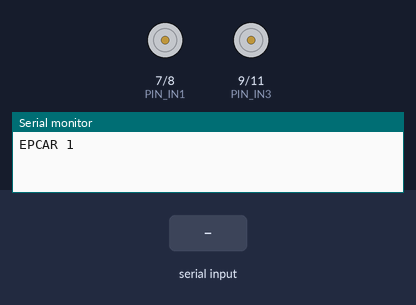
Simulated run of this sketch. Board: Arduino Nano, built with avr-gcc and run on an emulated ATmega328P. Parts: motor-driver pin pairs drawn as motors (green arrow = first pin HIGH = forward, orange = second pin HIGH = backward, longer = more drive, scaled by the enable pin), the last lines printed to the serial monitor. The test bench sets the inputs (shaded band).

Above: at 1.2 s.
1.3 s: "F90\n" received over Serial
At 1.31 s:
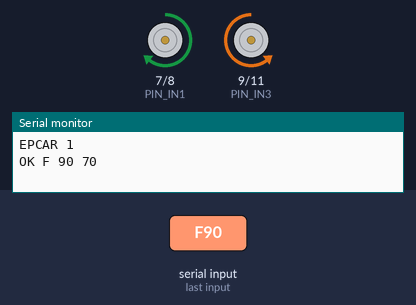
2.8 s: "B90\n" received over Serial
At 2.81 s:
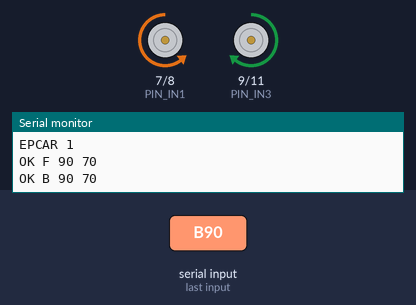
4.3 s: "L90\n" received over Serial
At 4.31 s:
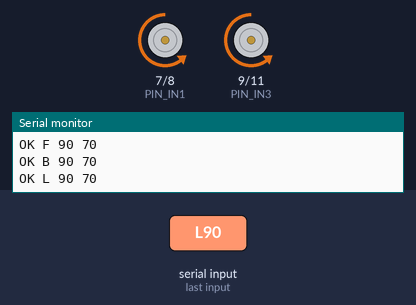
5.8 s: "R90\n" received over Serial
At 5.81 s:
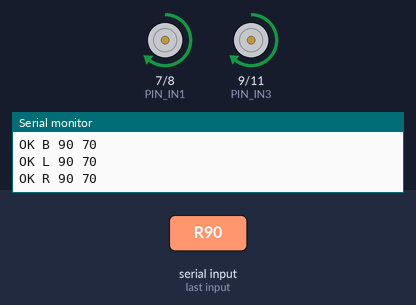
Timing chart, 0 to 8.3 s (numbered marks = the images above; inputs shaded):
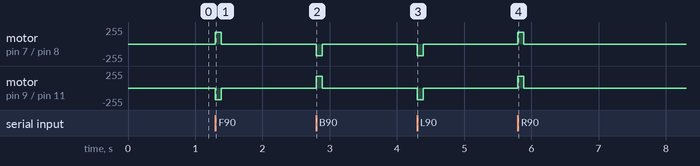

The sketch:

motor_bridge.ino
```cpp
/*
 * Motor bridge for nano/motor_control.py (serial backend).
 *
 * The Jetson sends one text line per command over USB (115200 baud):
 *
 *   F <ms> [duty]   forward for <ms> milliseconds
 *   B <ms> [duty]   reverse
 *   L <ms> [duty]   turn left in place
 *   R <ms> [duty]   turn right in place
 *   S               stop now
 *   ?               identify
 *
 * duty is the PWM duty cycle in percent (0-100, default 70). Each command is
 * answered with "OK ..." or "ERR ...". The pulse is timed here, not on the
 * Jetson, so the motors stop even if the Jetson side crashes or the cable is
 * pulled mid-pulse. A new command replaces the one in progress.
 *
 * Pin numbers below are the ones printed next to the L298N_CONTROL port on
 * the car shield (ENA, ENB, IN1..IN4). Check them against your board.
 */

const uint8_t PIN_ENA = 5;   // PWM, left side speed
const uint8_t PIN_ENB = 6;   // PWM, right side speed
const uint8_t PIN_IN1 = 7;   // left side direction
const uint8_t PIN_IN2 = 8;
const uint8_t PIN_IN3 = 9;   // right side direction
const uint8_t PIN_IN4 = 11;

// Flip one of these if that side spins backwards on "F".
const bool INVERT_LEFT = false;
const bool INVERT_RIGHT = true;

const unsigned long MAX_PULSE_MS = 2000;  // longer requests are clamped
const uint8_t DEFAULT_DUTY = 70;

char lineBuf[32];
uint8_t lineLen = 0;
bool lineOverflow = false;

bool moving = false;
unsigned long pulseStart = 0;
unsigned long pulseMs = 0;

// dir: +1 forward, -1 reverse, 0 off
void setSide(uint8_t pinA, uint8_t pinB, int dir, bool invert) {
  if (invert) dir = -dir;
  digitalWrite(pinA, dir > 0 ? HIGH : LOW);
  digitalWrite(pinB, dir < 0 ? HIGH : LOW);
}

void stopMotors() {
  analogWrite(PIN_ENA, 0);
  analogWrite(PIN_ENB, 0);
  setSide(PIN_IN1, PIN_IN2, 0, false);
  setSide(PIN_IN3, PIN_IN4, 0, false);
  moving = false;
}

void startPulse(int leftDir, int rightDir, unsigned long ms, uint8_t duty) {
  setSide(PIN_IN1, PIN_IN2, leftDir, INVERT_LEFT);
  setSide(PIN_IN3, PIN_IN4, rightDir, INVERT_RIGHT);
  uint8_t pwm = (uint8_t)((unsigned int)duty * 255 / 100);
  analogWrite(PIN_ENA, pwm);
  analogWrite(PIN_ENB, pwm);
  pulseStart = millis();
  pulseMs = ms;
  moving = true;
}

void handleLine(char *line) {
  char cmd = line[0];
  if (cmd >= 'a' && cmd <= 'z') cmd -= 32;

  if (cmd == '?') {
    Serial.println(F("EPCAR 1"));
    return;
  }
  if (cmd == 'S') {
    stopMotors();
    Serial.println(F("OK S"));
    return;
  }

  int leftDir, rightDir;
  switch (cmd) {
    case 'F': leftDir = 1;  rightDir = 1;  break;
    case 'B': leftDir = -1; rightDir = -1; break;
    case 'L': leftDir = -1; rightDir = 1;  break;
    case 'R': leftDir = 1;  rightDir = -1; break;
    default:
      Serial.println(F("ERR unknown command"));
      return;
  }

  char *end;
  long ms = strtol(line + 1, &end, 10);
  if (end == line + 1 || ms < 0) {
    Serial.println(F("ERR missing duration"));
    return;
  }
  if ((unsigned long)ms > MAX_PULSE_MS) ms = MAX_PULSE_MS;

  char *dutyStart = end;
  long duty = strtol(dutyStart, &end, 10);
  if (end == dutyStart) duty = DEFAULT_DUTY;
  if (duty < 0) duty = 0;
  if (duty > 100) duty = 100;

  if (ms == 0) {
    stopMotors();
  } else {
    startPulse(leftDir, rightDir, (unsigned long)ms, (uint8_t)duty);
  }
  Serial.print(F("OK "));
  Serial.print(cmd);
  Serial.print(' ');
  Serial.print(ms);
  Serial.print(' ');
  Serial.println(duty);
}

void setup() {
  pinMode(PIN_ENA, OUTPUT);
  pinMode(PIN_ENB, OUTPUT);
  pinMode(PIN_IN1, OUTPUT);
  pinMode(PIN_IN2, OUTPUT);
  pinMode(PIN_IN3, OUTPUT);
  pinMode(PIN_IN4, OUTPUT);
  stopMotors();
  Serial.begin(115200);
  Serial.println(F("EPCAR 1"));
}

void loop() {
  if (moving && millis() - pulseStart >= pulseMs) {
    stopMotors();
  }

  while (Serial.available() > 0) {
    char c = (char)Serial.read();
    if (c == '\n' || c == '\r') {
      if (lineOverflow) {
        Serial.println(F("ERR line too long"));
      } else if (lineLen > 0) {
        lineBuf[lineLen] = '\0';
        handleLine(lineBuf);
      }
      lineLen = 0;
      lineOverflow = false;
    } else if (lineLen < sizeof(lineBuf) - 1) {
      lineBuf[lineLen++] = c;
    } else {
      lineOverflow = true;
    }
  }
}
```

Measured:
- after the input at 1.3 s, motor on pin 7 (PIN_IN1) / pin 8 (PIN_IN2): stopped → forward 178/255 at once, → stopped 0.09 s later; motor on pin 9 (PIN_IN3) / pin 11 (PIN_IN4): stopped → backward 178/255 at once, → stopped 0.09 s later
- after the input at 2.8 s, motor on pin 7 (PIN_IN1) / pin 8 (PIN_IN2): stopped → backward 178/255 at once, → stopped 0.09 s later; motor on pin 9 (PIN_IN3) / pin 11 (PIN_IN4): stopped → forward 178/255 at once, → stopped 0.09 s later
- after the input at 4.3 s, motor on pin 7 (PIN_IN1) / pin 8 (PIN_IN2), motor on pin 9 (PIN_IN3) / pin 11 (PIN_IN4): stopped → backward 178/255 at once, → stopped 0.09 s later
- after the input at 5.8 s, motor on pin 7 (PIN_IN1) / pin 8 (PIN_IN2), motor on pin 9 (PIN_IN3) / pin 11 (PIN_IN4): stopped → forward 178/255 at once, → stopped 0.09 s later
